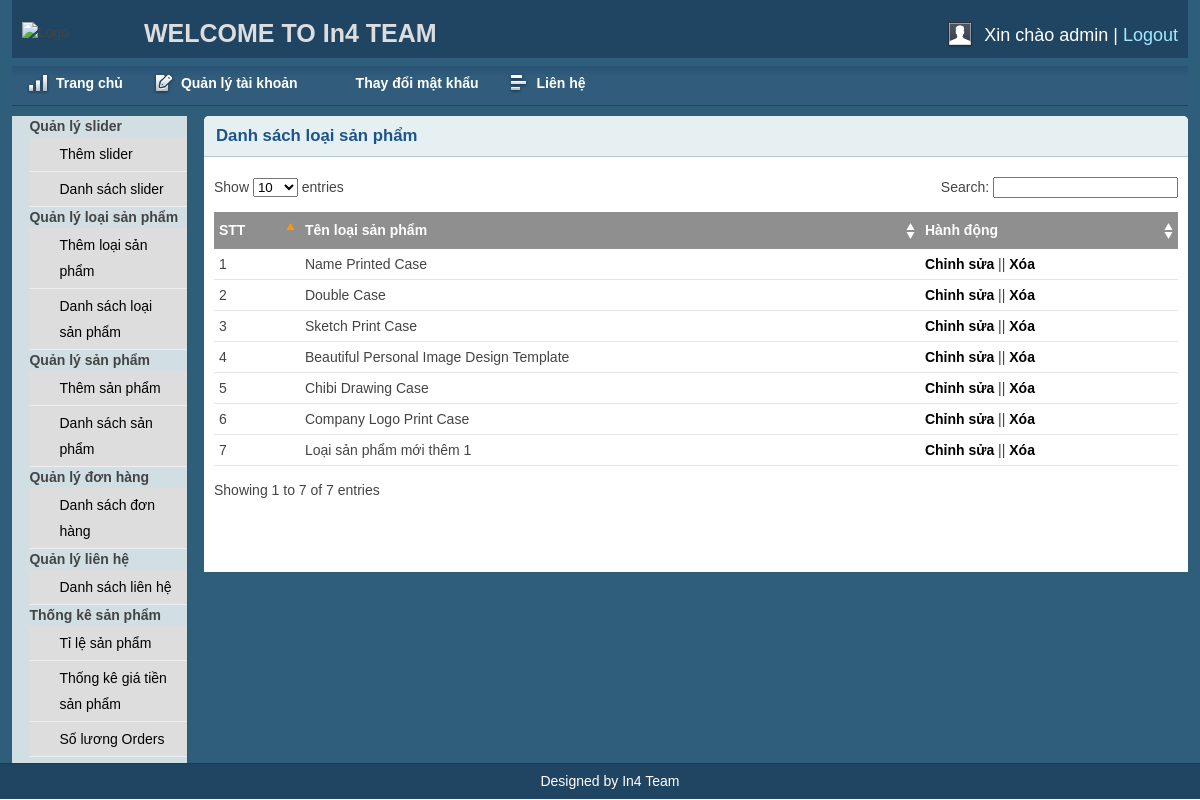
Page /admin/catlist.php (signed in) on the earlier database version.
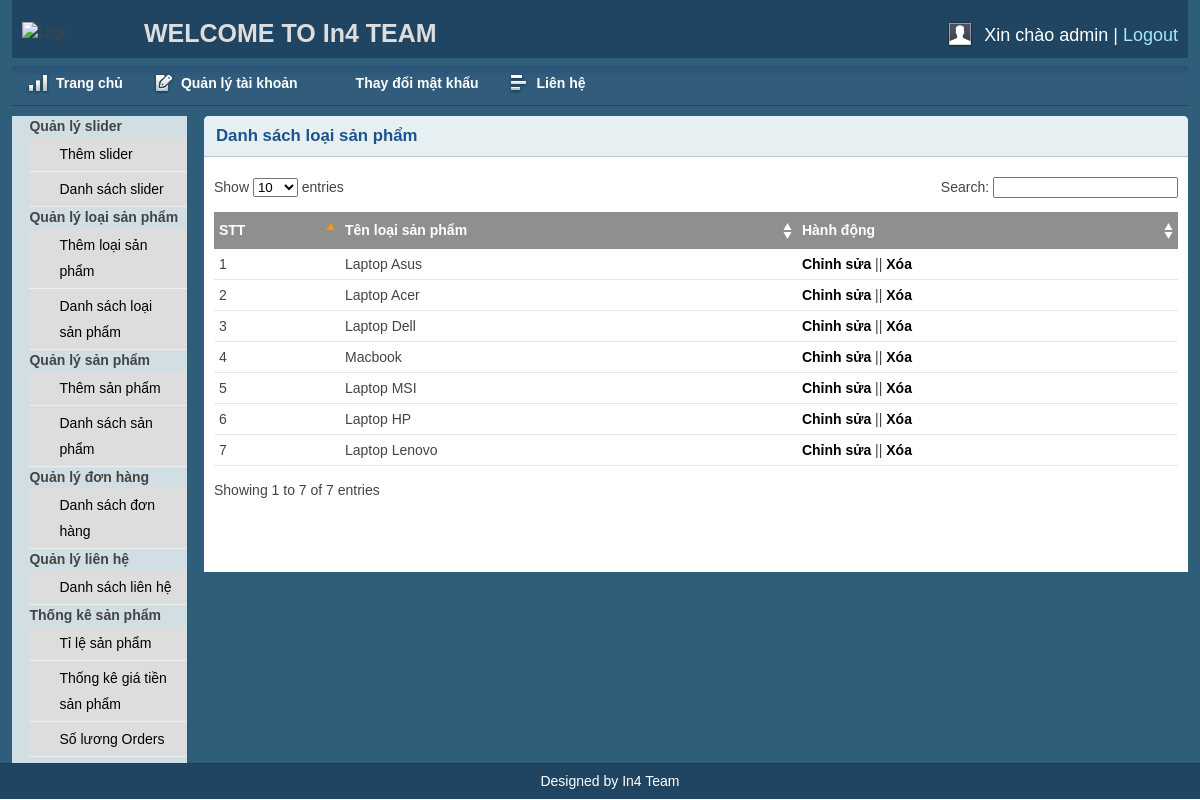
Same page on the later database version.
### tables this page shows
CREATE TABLE `category` (
  `id` int(11) NOT NULL,
  `cate_name` varchar(255) NOT NULL,
  `status` int(11) NOT NULL DEFAULT 1
);

### lib/database.php (called while the page is built, shortened)
<?php
	class Database{
		public $host = "localhost";
		public $user = "root";
		public $pass = "";
		public $dbname = "shopcase";
		public $link ;
		public function connectDB(){
			$this->link = new mysqli($this->host,$this->user,$this->pass,$this->dbname);
		}
		public function select($query){
			$result = $this->link->query($query) or die($this->link->error.__LINE__);
			if($result->num_rows > 0){
				return $result;
			}else{
				return false;
			}
		}
	}
?>

### model/mcategory.php (called while the page is built, shortened)
<?php
	$url = $_SERVER['REQUEST_URI'];
	if (strlen(strstr($url,"admin")) > 0) {
		include_once"../lib/database.php";
	}else{
		include_once"./lib/database.php";
	}
?>
<?php
	class category{
		public static function get_category(){
			$db = new Database();
			$query = "select * from category order by id";
			$ketqua = $db->select($query);
			return $ketqua;
		}
	}
?>

### admin/catlist.php (the view, shortened to what this page needs)
<?php include 'inc/header.php';?>
<?php include 'inc/sidebar.php';?>
<?php
	include"../model/mcategory.php";
?>
<div class="grid_10">
	<div class="box round first grid">
		<h2>Danh sách loại sản phẩm </h2>
		<div class="block">
			<table class="data display datatable" id="example">
			<thead>
				<tr>
					<th>STT</th>
					<th>Tên loại sản phẩm</th>
					<th>Hành động</th>
				</tr>
			</thead>
			<tbody>
			<?php
				$get_category = category::get_category();
				if($get_category):
					$i = 0;
					while($ketqua = $get_category->fetch_assoc()):
						$i++;
			?>
				<tr class="gradeX odd">
					<td><?=$i?></td>
					<td><?=$ketqua['cate_name']?></td>
					<td><a href="catedit.php?catid=<?=$ketqua['id']?>">Chỉnh sửa</a> || <a onclick="return confirm('Bạn có muốn loại sản phẩm này không?')" href="?delid=<?=$ketqua['id']?>">Xóa</a></td>
				</tr>
			<?php endwhile; endif; ?>
			</tbody>
		</table>
		</div>
	</div>
</div>
<?php include 'inc/footer.php';?>

Differences in the rows shown:
removed category: cate_name "Loại sản phẩm mới thêm 1"
changed category: cate_name "Name Printed Case" → "Laptop Asus"
changed category: cate_name "Double Case" → "Laptop Acer"
changed category: cate_name "Sketch Print Case" → "Laptop Dell"
changed category: cate_name "Beautiful Personal Image Design Template" → "Macbook"
changed category: cate_name "Chibi Drawing Case" → "Laptop MSI"
changed category: cate_name "Company Logo Print Case" → "Laptop HP"
added category: cate_name "Laptop Lenovo"
